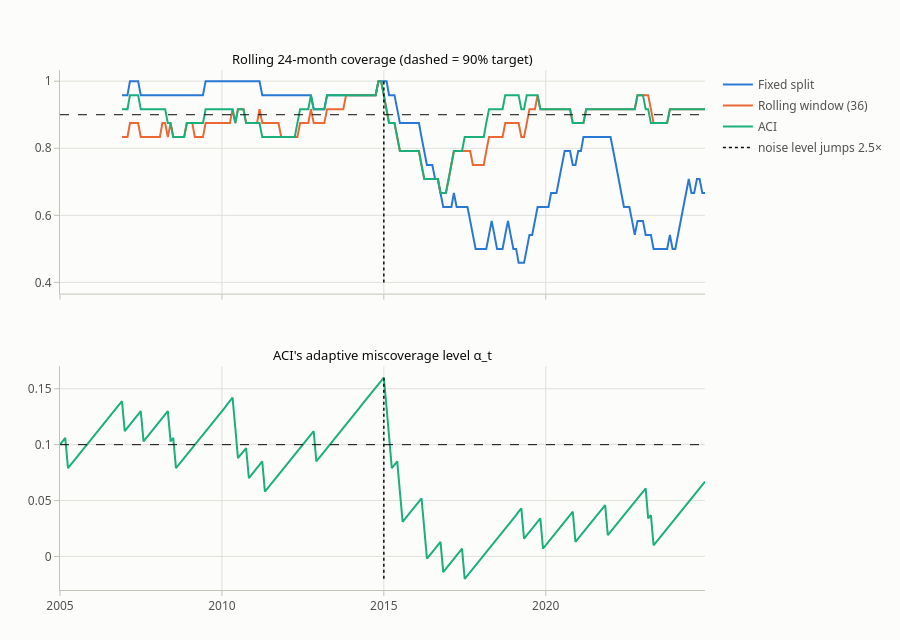

Write notebook code for a chart like this one.
### Markdown cell above
The conformal intervals fix the empirical method's small-sample under-coverage. The signed version allows
asymmetric intervals. With $n$ calibration errors you cannot reach levels above $n/(n+1)$, so for a 90% level
you need at least 9 errors per horizon, and for 95% at least 19.

## 3. Adaptive Conformal Inference under a regime change
A synthetic monthly series whose noise level **jumps by 2.5×** in month 180 (think of a new competitor, COVID, …).
Base forecaster: seasonal naive. We compare three ways of choosing the interval half-width $\hat q_t$:

* **Fixed split**: calibrated once on months 12–59, never updated
* **Rolling window**: conformal quantile of the last 36 scores
* **ACI**: conformal quantile of all past scores at an *adaptive* level $\alpha_t$ ($\gamma=0.03$)

### Code cell
n = 300
t = np.arange(n)
idx = pd.date_range("2000-01-01", periods=n, freq="MS")
noise_sd = np.where(t < 180, 1.0, 2.5)
ys = 50 + 0.02 * t + 8 * np.sin(2 * np.pi * t / 12) + rng.normal(0, noise_sd)
pred = np.r_[np.full(12, np.nan), ys[:-12]]           # seasonal naive
score = np.abs(ys - pred)

alpha, gamma, start = 0.1, 0.03, 60
q_fixed = conformal_quantile(score[12:start], alpha)
alpha_t = alpha
out = {"Fixed split": [], "Rolling window (36)": [], "ACI": []}
alphas = []
for i in range(start, n):
    past = score[12:i]
    q_roll = conformal_quantile(past[-36:], alpha)
    q_aci = np.inf if alpha_t <= 0 else (0.0 if alpha_t >= 1 else conformal_quantile(past, alpha_t))
    for name, q in [("Fixed split", q_fixed), ("Rolling window (36)", q_roll), ("ACI", q_aci)]:
        out[name].append(score[i] <= q)
    alphas.append(alpha_t)
    alpha_t = alpha_t + gamma * (alpha - (score[i] > q_aci))   # ACI update

cov = pd.DataFrame(out, index=idx[start:]).astype(float)
fig = pf.subplots(2, 1, titles=["Rolling 24-month coverage (dashed = 90% target)", "ACI's adaptive miscoverage level α_t"],
                  shared_xaxes=True, height=640)
pf.add_lines_by(fig, cov.rolling(24).mean(), dict(zip(cov.columns, pf.SERIES)), row=1, col=1, fmt=".2f", markers=False)
fig.add_hline(y=1 - alpha, line=dict(color=pf.INK["primary"], dash="dash", width=1), row=1, col=1)
fig.add_trace(go.Scatter(x=idx[start:], y=alphas, mode="lines", name="ACI α_t", line=dict(color=pf.SERIES[2], width=2),
                         showlegend=False, hovertemplate="α_t = %{y:.3f}<extra></extra>"), row=2, col=1)
fig.add_hline(y=alpha, line=dict(color=pf.INK["primary"], dash="dash", width=1), row=2, col=1)
pf.add_vline(fig, idx[180], 0.4, 1.0, "noise level jumps 2.5×", color=pf.INK["primary"], dash="dot", row=1, col=1)
pf.add_vline(fig, idx[180], min(alphas), max(alphas), "noise level jumps 2.5×", color=pf.INK["primary"], dash="dot",
             row=2, col=1, showlegend=False)
fig.update_layout(hovermode="x unified")
fig.show()

pd.DataFrame({"before break": cov[cov.index < idx[180]].mean(), "after break": cov[cov.index >= idx[180]].mean(),
              "overall": cov.mean()}).round(3)

### Figure 1 — Plotly figure (JSON) as saved in the notebook; plotly's stock layout.template omitted (floating-point values rounded to 4 significant figures; data arrays with more than 128 entries replaced by an {"elided": "..."} marker saying what was removed)
{"data": [{"hovertemplate": "Fixed split: %{y:.2f}<extra></extra>", "legendgroup": "Fixed split", "line": {"color": "#2a78d6", "width": 2}, "marker": {"size": 8}, "mode": "lines", "name": "Fixed split", "showlegend": true, "type": "scatter", "x": {"elided": "240 str values"}, "xaxis": "x", "y": {"elided": "240 float values"}, "yaxis": "y"}, {"hovertemplate": "Rolling window (36): %{y:.2f}<extra></extra>", "legendgroup": "Rolling window (36)", "line": {"color": "#eb6834", "width": 2}, "marker": {"size": 8}, "mode": "lines", "name": "Rolling window (36)", "showlegend": true, "type": "scatter", "x": {"elided": "240 str values"}, "xaxis": "x", "y": {"elided": "240 float values"}, "yaxis": "y"}, {"hovertemplate": "ACI: %{y:.2f}<extra></extra>", "legendgroup": "ACI", "line": {"color": "#1baf7a", "width": 2}, "marker": {"size": 8}, "mode": "lines", "name": "ACI", "showlegend": true, "type": "scatter", "x": {"elided": "240 str values"}, "xaxis": "x", "y": {"elided": "240 float values"}, "yaxis": "y"}, {"hovertemplate": "α_t = %{y:.3f}<extra></extra>", "line": {"color": "#1baf7a", "width": 2}, "mode": "lines", "name": "ACI α_t", "showlegend": false, "type": "scatter", "x": {"elided": "240 str values"}, "xaxis": "x2", "y": {"elided": "240 float values"}, "yaxis": "y2"}, {"hovertemplate": "noise level jumps 2.5×<extra></extra>", "legendgroup": "noise level jumps 2.5×", "line": {"color": "#0b0b0b", "dash": "dot", "width": 1.5}, "mode": "lines", "name": "noise level jumps 2.5×", "showlegend": true, "type": "scatter", "x": ["2015-01-01T00:00:00", "2015-01-01T00:00:00"], "xaxis": "x", "y": [0.4, 1], "yaxis": "y"}, {"hovertemplate": "noise level jumps 2.5×<extra></extra>", "legendgroup": "noise level jumps 2.5×", "line": {"color": "#0b0b0b", "dash": "dot", "width": 1.5}, "mode": "lines", "name": "noise level jumps 2.5×", "showlegend": false, "type": "scatter", "x": ["2015-01-01T00:00:00", "2015-01-01T00:00:00"], "xaxis": "x2", "y": [-0.02, 0.16], "yaxis": "y2"}], "layout": {"annotations": [{"font": {"color": "#0b0b0b", "size": 13}, "showarrow": false, "text": "Rolling 24-month coverage (dashed = 90% target)", "x": 0.5, "xanchor": "center", "xref": "paper", "y": 1, "yanchor": "bottom", "yref": "paper"}, {"font": {"color": "#0b0b0b", "size": 13}, "showarrow": false, "text": "ACI's adaptive miscoverage level α_t", "x": 0.5, "xanchor": "center", "xref": "paper", "y": 0.43, "yanchor": "bottom", "yref": "paper"}], "height": 640, "hovermode": "x unified", "shapes": [{"line": {"color": "#0b0b0b", "dash": "dash", "width": 1}, "type": "line", "x0": 0, "x1": 1, "xref": "x domain", "y0": 0.9, "y1": 0.9, "yref": "y"}, {"line": {"color": "#0b0b0b", "dash": "dash", "width": 1}, "type": "line", "x0": 0, "x1": 1, "xref": "x2 domain", "y0": 0.1, "y1": 0.1, "yref": "y2"}], "title": {}, "xaxis": {"anchor": "y", "domain": [0, 1], "matches": "x2", "showticklabels": false}, "xaxis2": {"anchor": "y2", "domain": [0, 1]}, "yaxis": {"anchor": "x", "domain": [0.57, 1]}, "yaxis2": {"anchor": "x2", "domain": [0, 0.43]}}}
